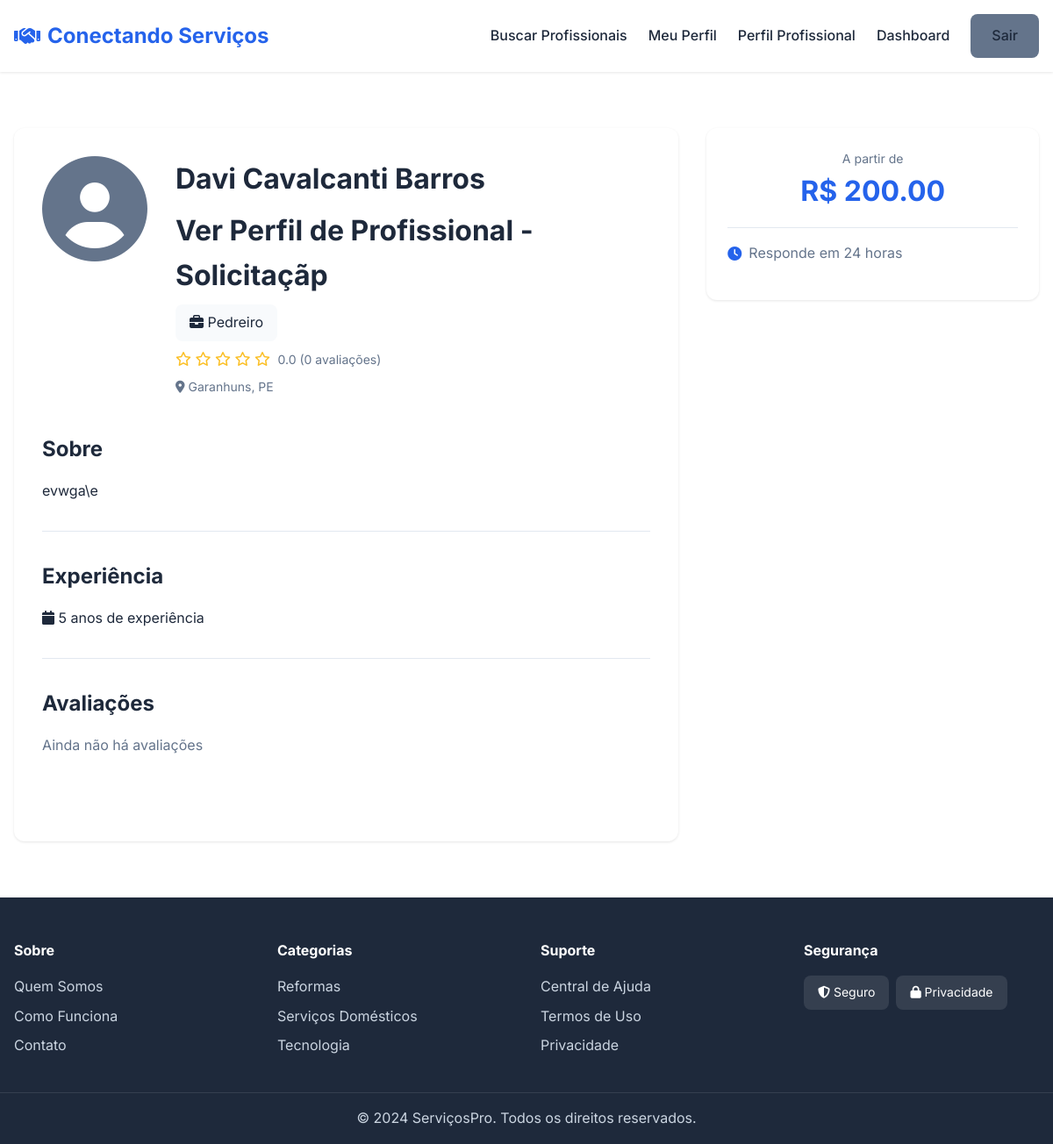
Page /profissional_solicitar (signed in) on the committed database.
### models.py (models this page shows, shortened)
class User(db.Model, UserMixin):
    __tablename__ = 'users'
    id = db.Column(db.Integer, primary_key=True)
    name = db.Column(db.String(120), nullable=False)
    cpf = db.Column(db.String(14), unique=True, nullable=False)
    email = db.Column(db.String(120), unique=True, nullable=False)
    phone = db.Column(db.String(20))
    password_hash = db.Column(db.String(255), nullable=False)
    user_type = db.Column(db.String(20), default='client')  # client / professional
    cep = db.Column(db.String(9))
    address = db.Column(db.String(200))
    neighborhood = db.Column(db.String(120))
    city = db.Column(db.String(120))
    state = db.Column(db.String(2))
    created_at = db.Column(db.DateTime, default=datetime.utcnow)
    professional_profile = db.relationship(
        "Professional",
        backref="user",
        uselist=False,
        cascade="all, delete-orphan"
    )
    client_requests = db.relationship(
        "ServiceRequest",
        backref="client",
        foreign_keys="ServiceRequest.client_id",
        cascade="all, delete-orphan"
    )
    reviews_given = db.relationship(
        "Review",
        backref="client",
        foreign_keys="Review.client_id",
        cascade="all, delete-orphan"
    )

class ServiceCategory(db.Model):
    __tablename__ = "service_categories"
    id = db.Column(db.Integer, primary_key=True)
    name = db.Column(db.String(140), unique=True, nullable=False)
    description = db.Column(db.Text)
    image = db.Column(db.Text)  # <-- FALTAVA! AGORA A IMAGEM É SALVA AQUI
    created_at = db.Column(db.DateTime, default=datetime.utcnow)
    professionals = db.relationship(
        "Professional",
        backref="category",
        cascade="all, delete-orphan"
    )

class Professional(db.Model):
    __tablename__ = "professionals"
    id = db.Column(db.Integer, primary_key=True)
    user_id = db.Column(db.Integer, db.ForeignKey("users.id"), unique=True, nullable=False)
    category_id = db.Column(db.Integer, db.ForeignKey("service_categories.id"))
    bio = db.Column(db.Text)
    experience_years = db.Column(db.Integer)
    starting_price = db.Column(db.Float)
    profile_photo = db.Column(db.String(255))
    portfolio_photos = db.Column(db.Text)                # JSON
    services_offered = db.Column(db.Text)                # JSON
    tags = db.Column(db.String(255))
    availability = db.Column(db.String(255))
    verified = db.Column(db.Boolean, default=False)
    response_time = db.Column(db.String(50), default="24 horas (estimado)")
    created_at = db.Column(db.DateTime, default=datetime.utcnow)
    service_requests = db.relationship(
        "ServiceRequest",
        backref="professional",
        cascade="all, delete-orphan"
    )
    reviews = db.relationship(
        "Review",
        backref="professional",
        cascade="all, delete-orphan"
    )
    @property
    def average_rating(self):
        if not self.reviews:
            return 0
        return sum(r.rating for r in self.reviews) / len(self.reviews)
    @property
    def review_count(self):
        return len(self.reviews)

### app.py (the view)
@app.route('/profissional_solicitar')
@login_required
def profissional_solicitar():
    user = User.query.get_or_404(current_user.id)
    prof = Professional.query.filter_by(user_id=user.id).first()
    return render_template("professional_solicitar.html", user=user, professional=prof)

### app.py (called while the page is built)
@login_manager.user_loader
def load_user(user_id):
    try:
        return User.query.get(int(user_id))
    except Exception:
        return None

### templates/professional_solicitar.html (shortened to what this page needs)
{% extends "base.html" %}
{% block content %}
<section class="section">
    <div class="container">
        <div class="profile-layout">
            <div class="profile-main">
                <div class="profile-header">
                    <div class="prof-photo-large">
                        <i class="fas fa-user-circle"></i>
                    </div>
                    <div class="profile-info">
                        <h1>{{ professional.user.name }}</h1>
                        <h1>
                            Ver Perfil de Profissional - Solicitaçãp
                        </h1>
                        <p class="category-badge"><i class="fas fa-briefcase"></i> {{ professional.category.name }}</p>
                        <div class="rating">
                            {% for i in range(5) %}
                            {% if i < professional.average_rating %} <i class="fas fa-star"></i>
                                {% else %}
                                <i class="far fa-star"></i>
                                {% endif %}
                                {% endfor %}
                                <span>{{ "%.1f"|format(professional.average_rating) }} ({{ professional.review_count }}
                                    avaliações)</span>
                        </div>
                        <p class="location"><i class="fas fa-map-marker-alt"></i> {{ professional.user.city }}, {{
                            professional.user.state }}</p>
                    </div>
                </div>
                {% if professional.bio %}
                <div class="profile-section">
                    <h2>Sobre</h2>
                    <p>{{ professional.bio }}</p>
                </div>
                {% endif %}
                {% if professional.experience_years %}
                <div class="profile-section">
                    <h2>Experiência</h2>
                    <p><i class="fas fa-calendar"></i> {{ professional.experience_years }} anos de experiência</p>
                </div>
                {% endif %}
                <div class="profile-section">
                    <h2>Avaliações</h2>
                    {% if reviews %}
                    <div class="reviews-list">
                        {% for review in reviews %}
                        <div class="review-card">
                            <div class="review-header">
                                <strong>{{ review.client.name }}</strong>
                                <div class="rating">
                                    {% for i in range(5) %}
                                    {% if i < review.rating %} <i class="fas fa-star"></i>
                                        {% else %}
                                        <i class="far fa-star"></i>
                                        {% endif %}
                                        {% endfor %}
                                </div>
                            </div>
                            {% if review.comment %}
                            <p>{{ review.comment }}</p>
                            {% endif %}
                            <small class="text-muted">{{ review.created_at.strftime('%d/%m/%Y') }}</small>
                        </div>
                        {% endfor %}
                    </div>
                    {% else %}
                    <p class="text-muted">Ainda não há avaliações</p>
                    {% endif %}
                </div>
            </div>
            <div class="profile-sidebar">
                <div class="sidebar-card">
                    {% if professional.starting_price %}
                    <div class="price-box">
                        <p class="price-label">A partir de</p>
                        <p class="price-value">R$ {{ "%.2f"|format(professional.starting_price) }}</p>
                    </div>
                    {% endif %}
                    {% if professional.response_time %}
                    <div class="info-item">
                        <i class="fas fa-clock"></i>
                        <span>Responde em {{ professional.response_time }}</span>
                    </div>
                    {% endif %}
                </div>
            </div>
        </div>
    </div>
</section>
{% endblock %}

### static/css/style.css (style rules this page uses)
:root { --primary-color: #2563eb; --primary-dark: #1d4ed8; --secondary-color: #64748b; --success-color: #10b981; --danger-color: #ef4444; --warning-color: #f59e0b; --bg-light: #f8fafc; --text-dark: #1e293b; --text-muted: #64748b; --border-color: #e2e8f0; }
* { margin: 0; padding: 0; box-sizing: border-box; }
body { font-family: 'Inter', -apple-system, BlinkMacSystemFont, 'Segoe UI', sans-serif; color: var(--text-dark); line-height: 1.6; }
.container { max-width: 1280px; margin: 0 auto; padding: 0 1rem; }
.section { padding: 4rem 0; }
.rating { color: #fbbf24; margin-bottom: 0.5rem; }
.rating span { color: var(--text-muted); font-size: 0.875rem; margin-left: 0.25rem; }
.location { color: var(--text-muted); font-size: 0.875rem; margin-bottom: 0.5rem; }
.profile-layout { display: grid; grid-template-columns: 2fr 1fr; gap: 2rem; }
.profile-main { background: white; padding: 2rem; border-radius: 0.75rem; box-shadow: 0 1px 3px rgba(0,0,0,0.1); }
.profile-header { display: flex; gap: 2rem; margin-bottom: 2rem; }
.prof-photo-large { width: 120px; height: 120px; color: var(--secondary-color); }
.prof-photo-large i { font-size: 120px; }
.profile-info h1 { font-size: 2rem; margin-bottom: 0.5rem; }
.category-badge { display: inline-block; background: var(--bg-light); padding: 0.5rem 1rem; border-radius: 0.5rem; margin-bottom: 0.5rem; color: var(--text-dark); }
.profile-section { margin-bottom: 2rem; padding-bottom: 2rem; border-bottom: 1px solid var(--border-color); }
.profile-section:last-child { border-bottom: none; }
.profile-section h2 { font-size: 1.5rem; margin-bottom: 1rem; }
.profile-sidebar { position: sticky; top: 100px; height: fit-content; }
.sidebar-card { background: white; padding: 1.5rem; border-radius: 0.75rem; box-shadow: 0 1px 3px rgba(0,0,0,0.1); }
.price-box { text-align: center; padding-bottom: 1rem; margin-bottom: 1rem; border-bottom: 1px solid var(--border-color); }
.price-label { color: var(--text-muted); font-size: 0.875rem; }
.price-value { font-size: 2rem; font-weight: 700; color: var(--primary-color); }
.info-item { display: flex; align-items: center; gap: 0.5rem; margin-bottom: 1rem; color: var(--text-muted); }
.info-item i { color: var(--primary-color); }
.text-muted { color: var(--text-muted); }

### rows in the picture
User: user.name "Davi Cavalcanti Barros", user.city "Garanhuns", user.state "PE"
ServiceCategory: category.name "Pedreiro"
Professional: bio "evwga\\e", experience_years "5", starting_price "200.00", response_time "24 horas"

### other values in the picture
{{ "%.1f"|format(professional.average_rating) }} "0.0"
{{ professional.review_count }} "0"
